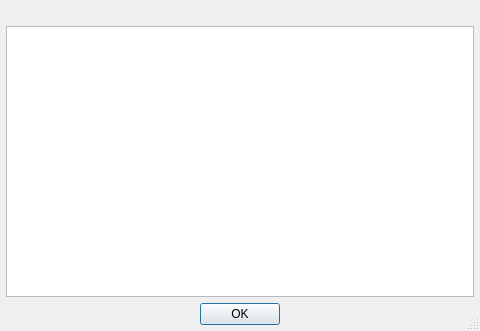
<?xml version="1.0" encoding="UTF-8"?>
<ui version="4.0">
 <class>ListMessageDialog</class>
 <widget class="QDialog" name="ListMessageDialog">
  <property name="geometry">
   <rect>
    <x>0</x>
    <y>0</y>
    <width>480</width>
    <height>331</height>
   </rect>
  </property>
  <property name="sizeGripEnabled">
   <bool>true</bool>
  </property>
  <property name="modal">
   <bool>true</bool>
  </property>
  <layout class="QGridLayout" name="gridLayout">
   <property name="leftMargin">
    <number>6</number>
   </property>
   <property name="topMargin">
    <number>6</number>
   </property>
   <property name="rightMargin">
    <number>6</number>
   </property>
   <property name="bottomMargin">
    <number>6</number>
   </property>
   <property name="spacing">
    <number>6</number>
   </property>
   <item row="2" column="0">
    <widget class="QDialogButtonBox" name="buttonBox">
     <property name="orientation">
      <enum>Qt::Horizontal</enum>
     </property>
     <property name="standardButtons">
      <set>QDialogButtonBox::Ok</set>
     </property>
     <property name="centerButtons">
      <bool>true</bool>
     </property>
    </widget>
   </item>
   <item row="1" column="0">
    <widget class="QListWidget" name="listWidget">
     <property name="editTriggers">
      <set>QAbstractItemView::NoEditTriggers</set>
     </property>
     <property name="showDropIndicator" stdset="0">
      <bool>false</bool>
     </property>
     <property name="selectionMode">
      <enum>QAbstractItemView::NoSelection</enum>
     </property>
     <property name="textElideMode">
      <enum>Qt::ElideMiddle</enum>
     </property>
     <property name="sortingEnabled">
      <bool>true</bool>
     </property>
    </widget>
   </item>
   <item row="0" column="0">
    <widget class="QWidget" name="widget" native="true">
     <layout class="QHBoxLayout" name="horizontalLayout">
      <property name="spacing">
       <number>6</number>
      </property>
      <property name="leftMargin">
       <number>0</number>
      </property>
      <property name="topMargin">
       <number>0</number>
      </property>
      <property name="rightMargin">
       <number>0</number>
      </property>
      <property name="bottomMargin">
       <number>0</number>
      </property>
      <item>
       <widget class="QLabel" name="iconLabel"/>
      </item>
      <item>
       <widget class="QLabel" name="label">
        <property name="sizePolicy">
         <sizepolicy hsizetype="Expanding" vsizetype="Preferred">
          <horstretch>0</horstretch>
          <verstretch>0</verstretch>
         </sizepolicy>
        </property>
        <property name="text">
         <string/>
        </property>
       </widget>
      </item>
     </layout>
    </widget>
   </item>
  </layout>
 </widget>
 <resources/>
 <connections>
  <connection>
   <sender>buttonBox</sender>
   <signal>rejected()</signal>
   <receiver>ListMessageDialog</receiver>
   <slot>reject()</slot>
   <hints>
    <hint type="sourcelabel">
     <x>316</x>
     <y>260</y>
    </hint>
    <hint type="destinationlabel">
     <x>286</x>
     <y>274</y>
    </hint>
   </hints>
  </connection>
  <connection>
   <sender>buttonBox</sender>
   <signal>accepted()</signal>
   <receiver>ListMessageDialog</receiver>
   <slot>accept()</slot>
   <hints>
    <hint type="sourcelabel">
     <x>248</x>
     <y>254</y>
    </hint>
    <hint type="destinationlabel">
     <x>157</x>
     <y>274</y>
    </hint>
   </hints>
  </connection>
 </connections>
</ui>
